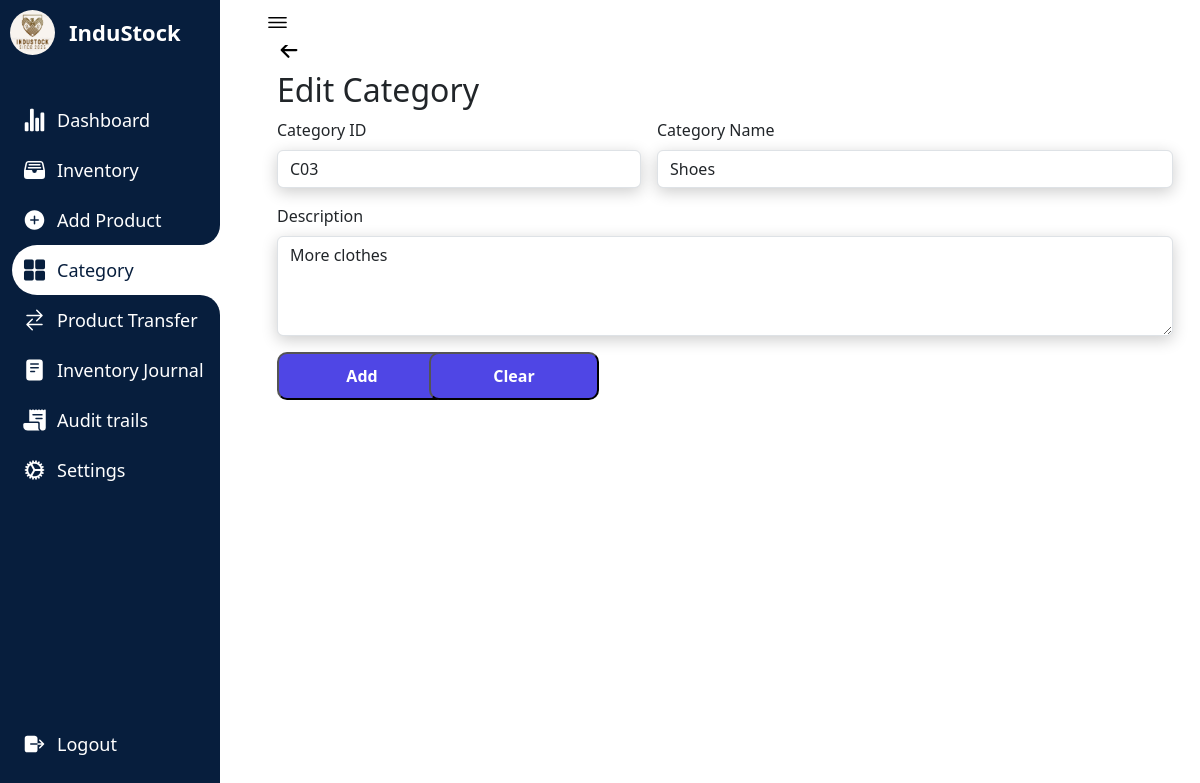
The app's page /editcategory.php?editid=C03 (signed in) with its own data.
### tables this page shows
CREATE TABLE `companyprofile` (
  `id` int(11) NOT NULL,
  `name` varchar(250) NOT NULL,
  `profilepicture` varchar(1000) DEFAULT NULL
);

CREATE TABLE `category` (
  `categoryid` varchar(250) NOT NULL,
  `categoryname` varchar(250) NOT NULL,
  `categorydescription` varchar(250) NOT NULL
);

### editcategory.php (the view, shortened to what this page needs)
<?php
require_once "config.php";
$companyId = 1;
$query = "SELECT * FROM companyprofile WHERE id = ?";
$stmt = mysqli_prepare($conn, $query);
mysqli_stmt_bind_param($stmt, "i", $companyId);
mysqli_stmt_execute($stmt);
$result = mysqli_stmt_get_result($stmt);
$companyProfile = mysqli_fetch_assoc($result);
$companyProfileImagePath = $companyProfile['profilepicture'];
$companyName = $companyProfile['name'];
?>
<!DOCTYPE html>
<html lang="en">
<head>
    <link rel="stylesheet" href="testin3.css">
    <link href="https://cdn.jsdelivr.net/npm/bootstrap@5.3.1/dist/css/bootstrap.min.css" rel="stylesheet">
</head>
<body>
<nav>
<div class="logo">
<div class="logo-image">
    <?php
    if (!empty($companyProfileImagePath)) {
        echo '<img src="' . $companyProfileImagePath . '" alt="Company Logo" class="logoimage">';
    } else {
        echo '<img src="path/to/placeholder/image.jpg" alt="No Image" style="">';
    }
    ?>
</div>
    <div class="logo-name">
    <?php echo $companyName; ?>
    </div>
</div>
        <div class="menu-items">
            <ul class="navLinks">
            <li class="navList">
    <a href="Dashboard.php">
    <ion-icon name="stats-chart"></ion-icon>
        <span class="links">Dashboard</span>
    </a>
</li>
<li class="navList">
    <a href="Inventory.php">
        <ion-icon name="file-tray-full"></ion-icon>
        <span class="links">Inventory</span>
    </a>
</li>
<li class="navList">
    <a href="Product.php">
        <ion-icon name="add-circle"></ion-icon>
        <span class="links">Add Product</span>
    </a>
</li>
    <li class="navList active">
        <a href="Category.php">
            <ion-icon name="grid"></ion-icon>
            <span class="links">Category</span>
        </a>
    </li>
    <li class="navList">
        <a href="Order.php">
        <ion-icon name="swap-horizontal"></ion-icon>
            <span class="links">Product Transfer</span>
        </a>
    </li>
    <li class="navList">
        <a href="Reports.php">
            <ion-icon name="reader"></ion-icon>
            <span class="links">Inventory Journal</span>
        </a>
    </li>
    <li class="navList">
        <a href="audittrails.php">
        <ion-icon name="receipt"></ion-icon>
            <span class="links">Audit trails</span>
        </a>
    </li>
    <li class="navList">
        <a href="Settings.php">
            <ion-icon name="cog"></ion-icon>
            <span class="links">Settings</span>
        </a>
    </li>
            </ul>
            <ul class="bottom-link">
                <li>
                <a href="logout.php">
                    <ion-icon name="log-out"></ion-icon>
                    <span class="links">Logout</span>
                </a>
                </li>
        </div>
    </nav>
    <section class="dashboard">
        <div class="top">
            <ion-icon class="navToggle" name="menu-outline"></ion-icon>
        </div>
         <div class="content-wrapper">
            <div class="container">
                <div class="row">
                    <div class="col-lg-12 col-offset-2">
                        <a href="Category.php" style="font-size: 24px; text-decoration:none; color:black;">
                    <ion-icon name="arrow-back-outline"></ion-icon>
                    </a>
<div class="page-header">
                            <h2>Edit Category</h2>
                        </div>
       <div>
                        <form class="row g-3" method="POST" id="categoryForm">
                        <?php
                            $eid = isset($_GET['editid']) ? $_GET['editid'] : '';
                            $sql = mysqli_query($conn, "SELECT * FROM category WHERE categoryid='$eid'");
                            while ($row = mysqli_fetch_array($sql)) {
                            ?>
                        <div class="col-md-5">
                            <label for="category_id" class="form-label">Category ID</label>
                                <input type="text" name="category_id" value="<?php echo $row['categoryid'];?>" id="category_id" class="form-control" required="" placeholder="">
                        </div>
                    <div class="col-md-7">
                        <label for="category_name" class="form-label">Category Name</label>
                            <input type="text" name="category_name" value="<?php echo $row['categoryname'];?>" id="category_name" class="form-control" required="" placeholder="">
                    </div>
                    <div class="col-md-12">
                        <label class="form-label">Description</label>
                            <textarea name="category_description" id="category_description" class="form-control" required="" placeholder="" style="height: 100px"><?php echo $row['categorydescription'];?></textarea>
                    </div>
                    <?php } ?>
                    <div class="col-md-2">
                        <button type="submit" name="update" class="allButton">Add</button>
                    </div>
                    <div class="col-md-2">
<button type="button" class="allButton" onclick="clearCategoryForm()">
            Clear
        </button>
                        </div>
    </form>
                        </div>
            </div>
        </div>
    </div>
</div>
    </section>
</body>
</html>

### testin3.css (style rules this page uses)
* { margin: 0; padding: 0; box-sizing: border-box; }
:root { --primary-color:#071e3d; --nav-color: #071e3d; --dash-color: #fff; --logo-color: #fff; --text-color: #000; --text-color-light: #333; --white: #fff; --border-color: #ccc; --toggle-color: #fff; --title-icon-color: #fff; --time-03: all 0.3s linear; --time-02: all 0.2s linear; }
body { width: 100%; min-height: 100vh; background-color: var(--dash-color); font-family: 'Poppins', sans-serif; }
nav { position: fixed; top: 0; left: 0; height: 100%; width: 220px; background-color: var(--nav-color); padding: 10px 0 10px 10px; transition: var(--time-03); }
nav .logo { display: flex; align-items: center; }
.logoimage { border-radius:50%; }
nav .logo-image { width: 45px; height: 45px; border-radius: 50%; }
nav .logo-image img { width: 45px; height: 45px; object-fit: cover; }
nav .logo .logo-name { font-size: 22px; font-weight: 600; color: var(--logo-color); margin-left: 14px; white-space: nowrap; transition: var(--time-02); }
nav .menu-items { margin-top: 40px; display: flex; flex-direction: column; height: calc(100% - 90px); justify-content: space-between; }
nav .menu-items li { list-style: none; }
nav .menu-items li a { display: flex; align-items: center; margin-left:-30px; height: 50px; text-decoration: none; }
nav .menu-items li.active a { border-top-left-radius: 25px; border-bottom-left-radius: 25px; position: relative; }
nav .menu-items li a ion-icon { color: var(--white); font-size: 24px; min-width: 45px; }
nav .menu-items li a .links { font-size: 18px; color: var(--white); transition: var(--time-02); }
nav .menu-items li.active a { background-color: var(--dash-color); }
nav .menu-items li.active a:before { content: ''; position: absolute; width: 40px; height: 40px; right: 0; top: -40px; border-radius: 50%; box-shadow: 20px 20px var(--dash-color); pointer-events: none; }
nav .menu-items li.active a:after { content: ''; position: absolute; width: 40px; height: 40px; right: 0; bottom: -40px; border-radius: 50%; box-shadow: 20px -20px var(--dash-color); pointer-events: none; }
nav .menu-items li.active a .links { color: var(--primary-color); }
nav .menu-items li.active a ion-icon { color: var(--primary-color); }
.dashboard { position: relative; left: 250px; width: calc(100% - 250px); min-height: 100vh; background-color: var(--dash-color); padding: 10px 15px; transition: var(--time-03); }
.dashboard .top { position: fixed; background-color: var(--dash-color); display: flex; justify-content: space-between; align-items: center; left: 250px; top: 0; padding: 10px 15px; width: calc(100% - 250px); transition: var(--time-03); z-index: 100; }
.dashboard .top .navToggle { font-size: 25px; color: var(--text-color); cursor: pointer; }
.container { padding:1%; background-color: white; margin-top:5%; transition: border-radius 0.5s cubic-bezier(0.175, 0.885, 0.32, 1.275); }
.content-wrapper { margin-top:-30px; }
.dashboard .content-wrapper { top: 0; transition: var(--time-03); }
input { box-shadow: 0 4px 16px rgba(0, 0, 0, 0.2); }
textarea { box-shadow: 0 4px 16px rgba(0, 0, 0, 0.2); }
.allButton { display: inline-block; padding: 10px 20px; text-decoration: none; color: #fff; background-color:#4F46E5; border-radius:10px; width:170px; text-align:center; font-weight: bold; }

### records on screen
companyprofile: profilepicture (picture), name "InduStock"
category: category_id "C03", category_name "Shoes", category_description "More clothes"
